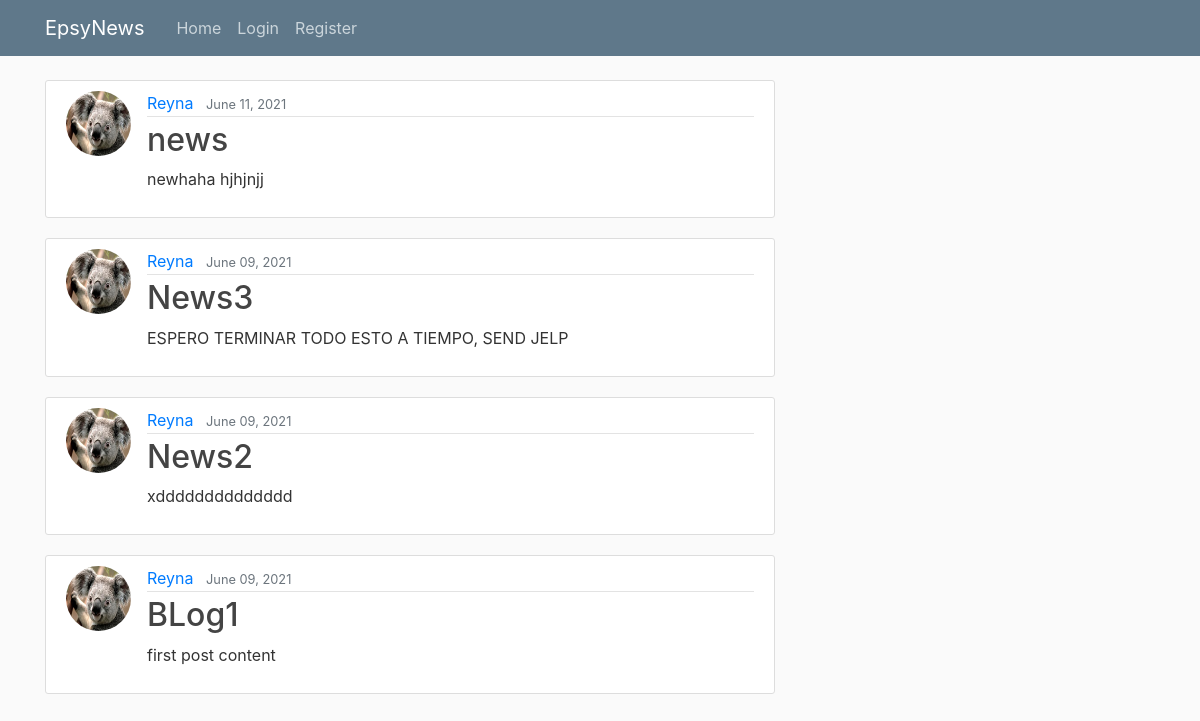
/, run on an earlier commit of the app's database.
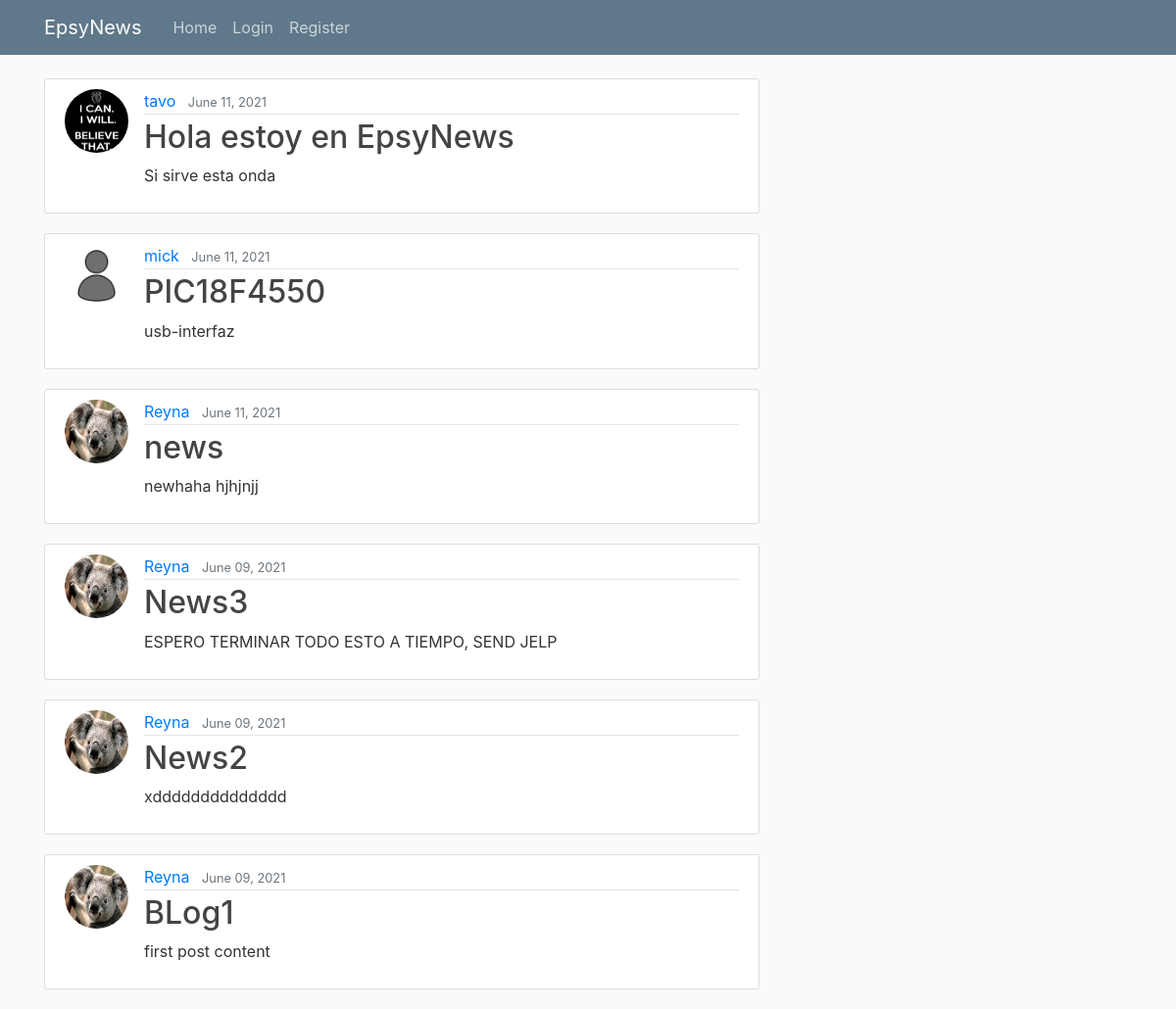
And on a later commit of the database.
### blog/models.py (models this page shows, shortened)
class Post(models.Model):
    title = models.CharField(max_length=100)
    content = models.TextField()
    date_posted = models.DateTimeField(default=timezone.now)
    autor = models.ForeignKey(User, on_delete=models.CASCADE)
    image = models.ImageField(default='default.jpg', upload_to='blog_images')

### users/models.py (models this page shows, shortened)
class Profile(models.Model):
    user = models.OneToOneField(User, on_delete=models.CASCADE)
    image = models.ImageField(default='default.jpg', upload_to='profile_pics')

### blog/views.py (the view)
# urls.py: path('', PostListView.as_view(), name='blog-home'),
class PostListView(ListView):
    model = Post
    template_name = 'blog/home.html'  # <app>/<model>_<viewtype>.html
    context_object_name = 'posts'
    ordering = ['-date_posted']
    paginate_by= 6

### blog/templates/blog/home.html
{% extends "blog/base.html" %}
{% block content %}
    {% for post in posts %}
        <article class="media content-section">
          <img class="rounded-circle article-img" src="{{ post.autor.profile.image.url }}">
          <div class="media-body">
            <div class="article-metadata">
              <a class="mr-2" href="#">{{ post.autor }}</a>
              <small class="text-muted">{{ post.date_posted|date:"F d, Y" }}</small>
            </div>
            <h2><a class="article-title" href="{% url 'post-detail' post.id %}">{{ post.title }}</a></h2>
            <p class="article-content">{{ post.content }}</p>
          </div>
        </article>
    {% endfor %}
{% endblock content %}

What changed in the data, as far as the page shows it:
added Post: autor.profile.image (picture), autor "tavo", date_posted "June 11, 2021", title "Hola estoy en EpsyNews", content "Si sirve esta onda"
added Post: autor.profile.image (placeholder picture), autor "mick", date_posted "June 11, 2021", title "PIC18F4550", content "usb-interfaz"
